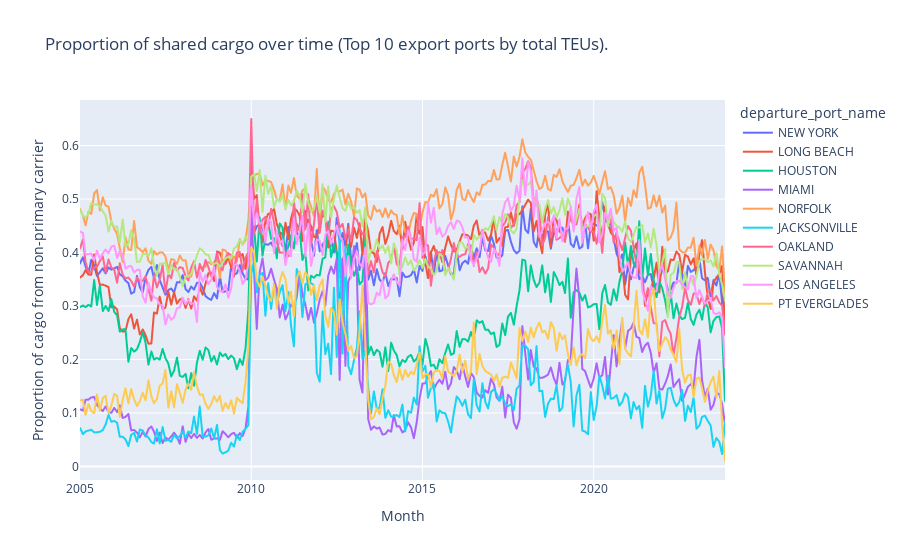

Notebook cell for this chart:
### Code cell
sharing_over_time_plotly(
    data_lf=exports_lf,
    group_var='departure_port_name',
    title='Proportion of shared cargo over time (Top 10 export ports by total TEUs).')

### Figure 1 — Plotly figure (JSON) as saved in the notebook; plotly's stock layout.template omitted (floating-point values rounded to 4 significant figures; data arrays with more than 128 entries replaced by an {"elided": "..."} marker saying what was removed)
{"data": [{"hovertemplate": "departure_port_name=NEW YORK<br>Month=%{x}<br>Proportion of cargo from non-primary carrier=%{y}<extra></extra>", "legendgroup": "NEW YORK", "line": {"color": "#636efa", "dash": "solid"}, "marker": {"symbol": "circle"}, "mode": "lines", "name": "NEW YORK", "showlegend": true, "type": "scattergl", "x": {"elided": "227 str values"}, "xaxis": "x", "y": {"elided": "227 float values"}, "yaxis": "y"}, {"hovertemplate": "departure_port_name=LONG BEACH<br>Month=%{x}<br>Proportion of cargo from non-primary carrier=%{y}<extra></extra>", "legendgroup": "LONG BEACH", "line": {"color": "#EF553B", "dash": "solid"}, "marker": {"symbol": "circle"}, "mode": "lines", "name": "LONG BEACH", "showlegend": true, "type": "scattergl", "x": {"elided": "227 str values"}, "xaxis": "x", "y": {"elided": "227 float values"}, "yaxis": "y"}, {"hovertemplate": "departure_port_name=HOUSTON<br>Month=%{x}<br>Proportion of cargo from non-primary carrier=%{y}<extra></extra>", "legendgroup": "HOUSTON", "line": {"color": "#00cc96", "dash": "solid"}, "marker": {"symbol": "circle"}, "mode": "lines", "name": "HOUSTON", "showlegend": true, "type": "scattergl", "x": {"elided": "227 str values"}, "xaxis": "x", "y": {"elided": "227 float values"}, "yaxis": "y"}, {"hovertemplate": "departure_port_name=MIAMI<br>Month=%{x}<br>Proportion of cargo from non-primary carrier=%{y}<extra></extra>", "legendgroup": "MIAMI", "line": {"color": "#ab63fa", "dash": "solid"}, "marker": {"symbol": "circle"}, "mode": "lines", "name": "MIAMI", "showlegend": true, "type": "scattergl", "x": {"elided": "227 str values"}, "xaxis": "x", "y": {"elided": "227 float values"}, "yaxis": "y"}, {"hovertemplate": "departure_port_name=NORFOLK<br>Month=%{x}<br>Proportion of cargo from non-primary carrier=%{y}<extra></extra>", "legendgroup": "NORFOLK", "line": {"color": "#FFA15A", "dash": "solid"}, "marker": {"symbol": "circle"}, "mode": "lines", "name": "NORFOLK", "showlegend": true, "type": "scattergl", "x": {"elided": "227 str values"}, "xaxis": "x", "y": {"elided": "227 float values"}, "yaxis": "y"}, {"hovertemplate": "departure_port_name=JACKSONVILLE<br>Month=%{x}<br>Proportion of cargo from non-primary carrier=%{y}<extra></extra>", "legendgroup": "JACKSONVILLE", "line": {"color": "#19d3f3", "dash": "solid"}, "marker": {"symbol": "circle"}, "mode": "lines", "name": "JACKSONVILLE", "showlegend": true, "type": "scattergl", "x": {"elided": "227 str values"}, "xaxis": "x", "y": {"elided": "227 float values"}, "yaxis": "y"}, {"hovertemplate": "departure_port_name=OAKLAND<br>Month=%{x}<br>Proportion of cargo from non-primary carrier=%{y}<extra></extra>", "legendgroup": "OAKLAND", "line": {"color": "#FF6692", "dash": "solid"}, "marker": {"symbol": "circle"}, "mode": "lines", "name": "OAKLAND", "showlegend": true, "type": "scattergl", "x": {"elided": "227 str values"}, "xaxis": "x", "y": {"elided": "227 float values"}, "yaxis": "y"}, {"hovertemplate": "departure_port_name=SAVANNAH<br>Month=%{x}<br>Proportion of cargo from non-primary carrier=%{y}<extra></extra>", "legendgroup": "SAVANNAH", "line": {"color": "#B6E880", "dash": "solid"}, "marker": {"symbol": "circle"}, "mode": "lines", "name": "SAVANNAH", "showlegend": true, "type": "scattergl", "x": {"elided": "227 str values"}, "xaxis": "x", "y": {"elided": "227 float values"}, "yaxis": "y"}, {"hovertemplate": "departure_port_name=LOS ANGELES<br>Month=%{x}<br>Proportion of cargo from non-primary carrier=%{y}<extra></extra>", "legendgroup": "LOS ANGELES", "line": {"color": "#FF97FF", "dash": "solid"}, "marker": {"symbol": "circle"}, "mode": "lines", "name": "LOS ANGELES", "showlegend": true, "type": "scattergl", "x": {"elided": "227 str values"}, "xaxis": "x", "y": {"elided": "227 float values"}, "yaxis": "y"}, {"hovertemplate": "departure_port_name=PT EVERGLADES<br>Month=%{x}<br>Proportion of cargo from non-primary carrier=%{y}<extra></extra>", "legendgroup": "PT EVERGLADES", "line": {"color": "#FECB52", "dash": "solid"}, "marker": {"symbol": "circle"}, "mode": "lines", "name": "PT EVERGLADES", "showlegend": true, "type": "scattergl", "x": {"elided": "227 str values"}, "xaxis": "x", "y": {"elided": "227 float values"}, "yaxis": "y"}], "layout": {"legend": {"title": {"text": "departure_port_name"}, "tracegroupgap": 0}, "title": {"text": "Proportion of shared cargo over time (Top 10 export ports by total TEUs)."}, "xaxis": {"anchor": "y", "domain": [0, 1], "title": {"text": "Month"}}, "yaxis": {"anchor": "x", "domain": [0, 1], "title": {"text": "Proportion of cargo from non-primary carrier"}}}}
